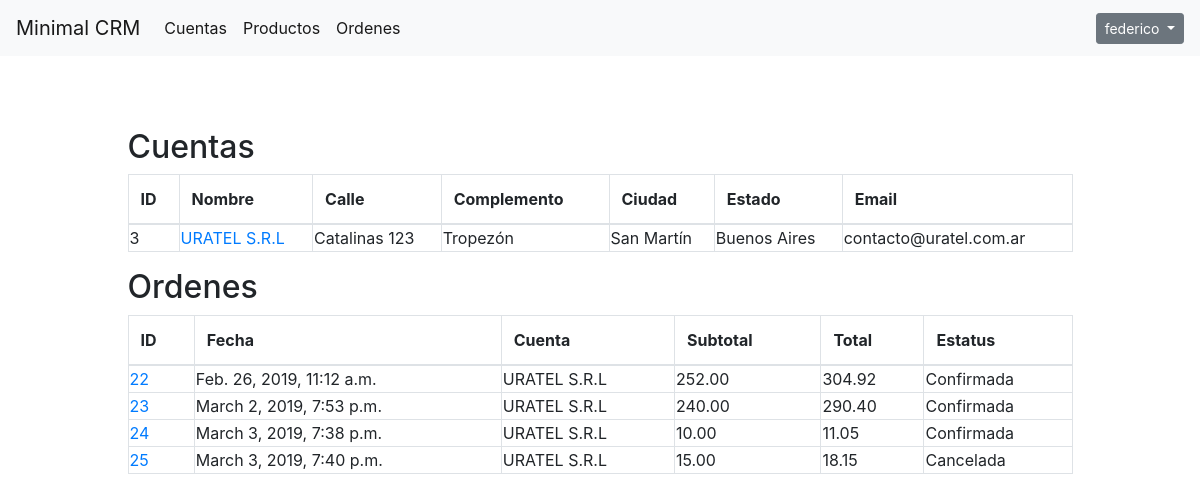
The app's page / (signed in) with its own data.
### crm/models.py (models this page shows, shortened)
class Cuenta(models.Model):
    personeria = models.CharField(choices=PER_JURID_CHOICES, default="PJ", max_length=256)
    es_cliente = models.BooleanField(default=True)
    es_proveedor = models.BooleanField(default=False)
    nombre = models.CharField(max_length=256)
    calle = models.CharField(max_length=256)
    complemento = models.CharField(max_length=256)
    codigo_postal = models.CharField(max_length=256)
    ciudad = models.CharField(max_length=256)
    estado = models.CharField(max_length=256)
    pais = models.CharField(max_length=256)
    telefono = models.CharField(max_length=256)
    email = models.CharField(max_length=256)
    website = models.CharField(max_length=256)
    vendedor = models.ForeignKey(User, on_delete=models.CASCADE, null=True)
    def get_absolute_url(self):
        return reverse('cuenta-details', args=[str(self.id)])
    def __str__(self):
        return self.nombre

class Orden(models.Model):
    fecha_orden = models.DateTimeField(default=timezone.now)
    fecha_entrega = models.DateTimeField()
    orden_id = models.AutoField(primary_key=True)
    vendedor = models.ForeignKey(User, on_delete=models.CASCADE)
    cuenta = models.ForeignKey(Cuenta, on_delete=models.CASCADE)
    status = models.CharField(max_length=50, null=True, blank=True,
                              choices=ORD_STATUS, default='En Preparación')
    subtotal = models.DecimalField(decimal_places=2, max_digits=20, null=True)
    total = models.DecimalField(decimal_places=2, max_digits=20, null=True)
    def get_absolute_url(self):
        return reverse('orden-details', args=[str(self.orden_id)])

### crm/views.py (the view)
# urls.py: path('', Index.as_view(), name='index'),
class Index(LoginRequiredMixin, TemplateView):
    template_name = 'index.html'
    def get_context_data(self, **kwargs):
        context = super(Index, self).get_context_data(**kwargs)
        context['ordenes'] = Orden.objects.all()
        context['cuentas'] = Cuenta.objects.all()
        return context

### templates/index.html (shortened to what this page needs)
{% extends "header.html" %}
{% block content %}
<div class="col-md-12">
    <br />
    <div class="col-md-3 col-md-offset-6 centered">
    <br />
    <br />
    </div>
    <div class="col-md-10 col-md-offset-4 centered">
    <h2>Cuentas</h2>
        {% if cuentas %}
        <table class="table table-bordered">
            <thead>
                <th>ID</th>
                <th>Nombre</th>
                <th>Calle</th>
                <th>Complemento</th>
                <th>Ciudad</th>
                <th>Estado</th>
                <th>Email</th>
            </thead>
        {% for cuenta in cuentas %}
            <tr>
                <td>{{ cuenta.id }}</td>
                <td><a href="{{ cuenta.get_absolute_url }}">{{ cuenta.nombre }}</a></td>
                <td>{{ cuenta.calle }}</td>
                <td>{{ cuenta.complemento }}</td>
                <td>{{ cuenta.ciudad }}</td>
                <td>{{ cuenta.estado }}</td>
                <td>{{ cuenta.email }}</td>
            </tr>
        {% endfor %}
        </table>
        {% else %}
        <p>No tienes cuentas a tu nombre.</p>
        {% endif %}
    <h2>Ordenes</h2>
        {% if ordenes %}
        <table class="table table-bordered">
            <thead>
                <th>ID</th>
                <th>Fecha</th>
                <th>Cuenta</th>
                <th>Subtotal</th>
                <th>Total</th>
                <th>Estatus</th>
            </thead>
        {% for orden in ordenes %}
            <tr>
                <td><a href="{{ orden.get_absolute_url }}">{{ orden.orden_id}}</a></td>
                <td>{{ orden.fecha_orden }}</td>
                <td>{{ orden.cuenta }}</td>
                <td>{{ orden.subtotal }}</td>
                <td>{{ orden.total }}</td>
                <td>{{ orden.status }}</td>
            </tr>
        {% endfor %}
        {% else %}
        <p>No tienes ordenes a tu nombre.</p>
        </table>
        {% endif %}
    </div>
</div>
{% endblock %}

### templates/header.html (shortened to what this page needs)
{% load static %}
<!DOCTYPE html>
<html lang="es">
<head>
    <link rel="stylesheet" href="https://stackpath.bootstrapcdn.com/bootstrap/4.2.1/css/bootstrap.min.css">
    <link rel="stylesheet" href="https://cdnjs.cloudflare.com/ajax/libs/font-awesome/4.6.3/css/font-awesome.min.css">
</head>
<body>
    <nav class="navbar navbar-expand-lg navbar-light bg-light">
        <a class="navbar-brand" href="{% url 'index' %}">Minimal CRM</a>
      <div class="collapse navbar-collapse" id="navbarSupportedContent">
        <ul class="navbar-nav mr-auto">
          <li class="nav-item active">
              <a class="nav-link" href="{% url 'lista_cuentas' %}">Cuentas<span class="sr-only">(current)</span></a>
          </li>
          <li class="nav-item active">
              <a class="nav-link" href="{% url 'lista_productos' %}">Productos<span class="sr-only">(current)</span></a>
          </li>
          <li class="nav-item active">
              <a class="nav-link" href="{% url 'lista_ordenes' %}">Ordenes<span class="sr-only">(current)</span></a>
          </li>
        </ul>
        {% if user.is_authenticated %}
        <div class="dropdown">
            <button class="btn btn-sm btn-secondary dropdown-toggle" type="button" id="dropdownMenuButton" data-toggle="dropdown" aria-haspopup="true" aria-expanded="false">
            {{ user.username }}
           </button>
        </div>
        {% else %}
            <a href="{% url 'login' %}">Ingresar</a>
        {% endif %}
      </div>
    </nav>
{% block content %}
{% endblock %}
</body>
</html>

### templates/header.html (style rules this page uses)
.centered { margin: 0 auto; }
tr td { padding: 1px !important; margin: 1px !important; }

### records on screen
Cuenta: id "3", nombre "URATEL S.R.L", calle "Catalinas 123", complemento "Tropezón", ciudad "San Martín", estado "Buenos Aires", email "contacto@uratel.com.ar"
Orden: orden_id "22", fecha_orden "Feb. 26, 2019, 11:12 a.m.", cuenta "URATEL S.R.L", subtotal "252.00", total "304.92", status "Confirmada"
Orden: orden_id "23", fecha_orden "March 2, 2019, 7:53 p.m.", cuenta "URATEL S.R.L", subtotal "240.00", total "290.40", status "Confirmada"
Orden: orden_id "24", fecha_orden "March 3, 2019, 7:38 p.m.", cuenta "URATEL S.R.L", subtotal "10.00", total "11.05", status "Confirmada"
Orden: orden_id "25", fecha_orden "March 3, 2019, 7:40 p.m.", cuenta "URATEL S.R.L", subtotal "15.00", total "18.15", status "Cancelada"

### other values on screen
{{ user.username }} "federico"
